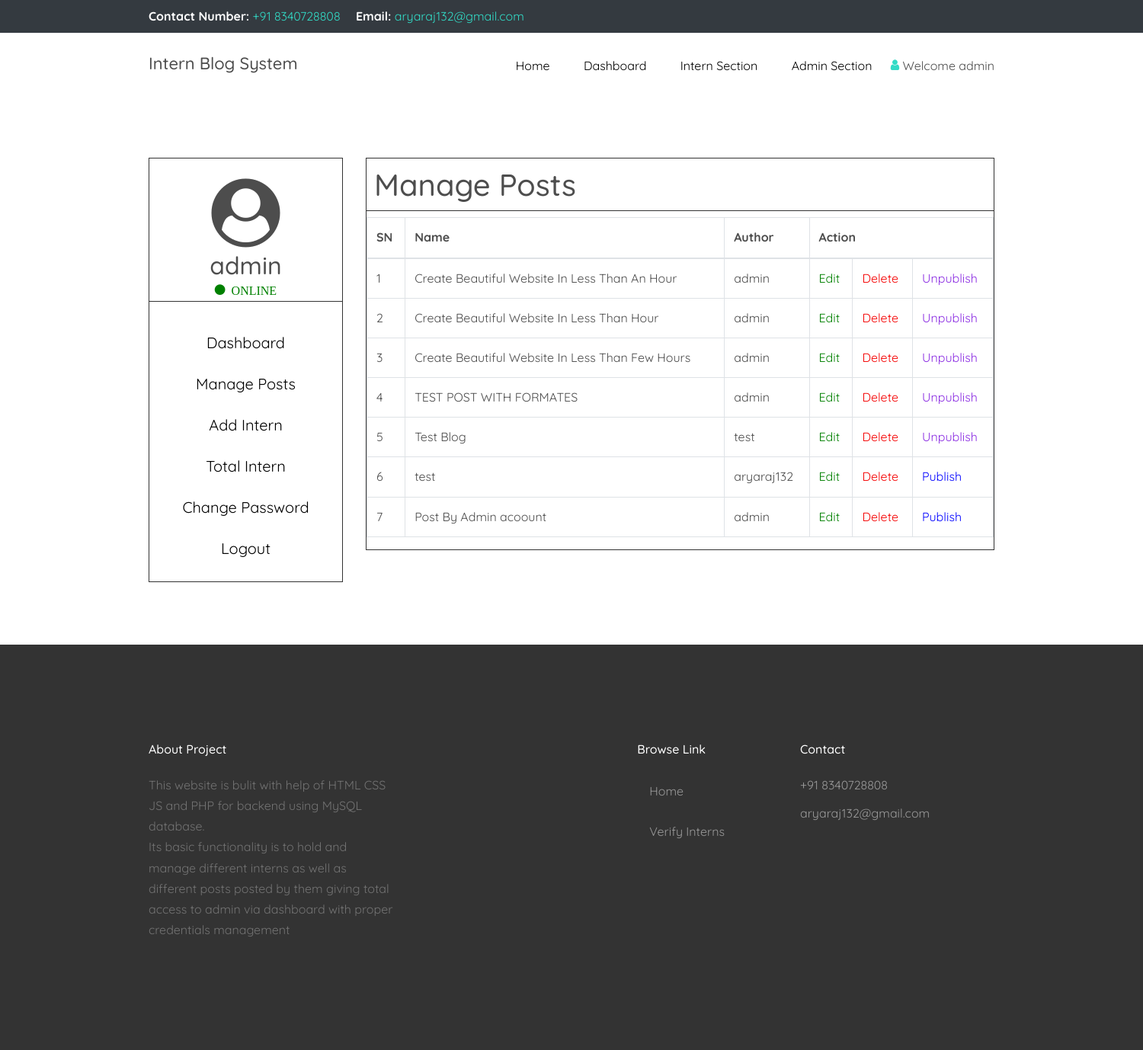
/admin/ManageBlog.php (signed in), run on the app's committed database.
### tables this page shows
CREATE TABLE `posts` (
  `id` int(11) NOT NULL,
  `user_id` varchar(255) NOT NULL,
  `title` varchar(255) NOT NULL,
  `image` varchar(255) NOT NULL,
  `body` text NOT NULL,
  `published` tinyint(4) NOT NULL,
  `created_at` datetime NOT NULL DEFAULT current_timestamp()
);

### php/controllers/posts.php (called while the page is built, shortened)
<?php
include(ROOT_PATH . '/php/database/db.php');
$table = 'posts';
$posts = selectAll($table);

### php/database/db.php (called while the page is built, shortened)
<?php
require('connect.php');
function selectAll($table, $conditions = []){
    global $conn;
    $sql = "SELECT * FROM $table";
    if(empty($conditions)){
    $stmt = $conn->prepare($sql);
    $stmt->execute();
    $records = $stmt->get_result()->fetch_all(MYSQLI_ASSOC);
    return $records;
    }
}

### admin/ManageBlog.php (the view, shortened to what this page needs)
<?php include(ROOT_PATH . "/php/controllers/posts.php"); ?>
<!DOCTYPE html>
<html lang="en">
<head>
    <link rel="stylesheet" href=" ../fonts/icomoon/style.css">
    <link rel="stylesheet" href=" ../css/bootstrap.min.css">
    <link rel="stylesheet" href=" ../css/jquery-ui.css">
    <link rel="stylesheet" href=" ../css/owl.carousel.min.css">
    <link rel="stylesheet" href=" ../css/owl.theme.default.min.css">
    <link rel="stylesheet" href=" ../css/owl.theme.default.min.css">
    <link rel="stylesheet" href="../css/jquery.fancybox.min.css">
    <link rel="stylesheet" href="../css/bootstrap-datepicker.css">
    <link rel="stylesheet" href="../fonts/flaticon/font/flaticon.css">
    <link rel="stylesheet" href="../css/aos.css">
    <link rel="stylesheet" href="../css/style.css">
    <link rel="stylesheet" href=" ../css/forms.css">
</head>
<body data-spy="scroll" data-target=".site-navbar-target" data-offset="300">
    <div class="site-wrap">
        <div class="border-bottom top-bar py-2 bg-dark" id="home-section">
            <div class="container">
                <div class="row">
                    <div class="col-md-6">
                        <p class="mb-0">
                            <span class="mr-3"><strong class="text-white">Contact Number:</strong> <a href="tel://+918340728808">+91   8340728808</a></span>
                            <span><strong class="text-white">Email:</strong> <a href="mailto://aryaraj132@gmail.com">aryaraj132@gmail.com</a></span>
                        </p>
                    </div>
                </div>
            </div>
        </div>
        <header class="site-navbar py-4 bg-white js-sticky-header site-navbar-target" role="banner">
<div class="container">
  <div class="row align-items-center">
    <div class="col-10 col-xl-2">
      <h3 style="width: 200px;font-size:22px;">Intern Blog System</h3>
    </div>
    <div class="col-12 col-md-10 d-none d-xl-block">
      <nav class="site-navigation position-relative text-right" role="navigation">
        <ul class="site-menu main-menu js-clone-nav mr-auto d-none d-lg-block">
          <li><a href="index.php" class="nav-link">Home</a></li>
          <?php if(isset($_SESSION['id'])): ?>
            <li><a href="<?php echo BASE_URL . 'admin/dashboard.php'?>" class="nav-link">Dashboard</a></li>
            <li><a href="<?php echo BASE_URL . 'intern/'?>" class="nav-link">Intern Section</a></li>
            <li><a href="<?php echo BASE_URL . 'admin/'?>" class="nav-link">Admin Section</a></li>
          <li class="has-children">
              <span class="text-primary icon-user"></span> Welcome <?php echo $_SESSION['username']; ?>
            </li>
            <?php else: ?>
            <li><a href="<?php echo BASE_URL . 'intern/login.php'?>" class="nav-link">Login</a></li>
          <?php endif; ?>
        </ul>
      </nav>
    </div>
  </div>
</div>
</header><br><br><br><br><br><br>
        <div class="container">
            <div class="row">
            <?php if($_SESSION['admin']=='1'): ?>
                <div class="col-sm-3">
                    <div class="admin">
                        <div class="icon"><span class=" icon-user-circle"></span></div>
                        <h2><?php echo $_SESSION['username']; ?></h2>
                        <div class="icon1"><span class=" icon-circle"> ONLINE</span><br></div><br>
                        <ul id="nav-list" class="list-unstyled">
                            <li><a href="dashboard.php">Dashboard</a></li>
                            <li><a href="ManageBlog.php">Manage Posts</a></li>
                            <li><a href="add_intern.php">Add Intern</a></li>
                            <li><a href="totalintern.php">Total Intern</a></li>
                            <li><a href="password.php">Change Password</a></li>
                            <li><a href="<?php echo BASE_URL . 'logout.php'?>">Logout</a></li>
                        </ul>
                    </div>
                </div>
                <div class="col-sm-9">
                    <div class="intern">
                        <h1>Manage Posts</h1>
                        <div class="box1">
                            <center>
                                <div class="manage_post">
                                <table class="table table-bordered table-condensed">
                                    <thead>
                                    <tr>
                                        <th>SN</th>
                                        <th>Name</th>
                                        <th>Author</th>
                                        <th colspan="3">Action</th>
                                    </tr>
                                    </thead>
                                    <tbody>
                            <?php foreach ($posts as $key => $post) : ?>
                                <tr>
                                    <td><?php echo $key + 1; ?></td>
                                    <td><?php echo $post['title']; ?></td>
                                    <td><?php echo $post['user_id']; ?></td>
                                    <td><a href="edit.php?id=<?php echo $post['id']; ?>" class="edit">Edit</a></td>
                                    <td><a href="edit.php?del_id=<?php echo $post['id']; ?>" class="delete">Delete</a></td>
                                    <?php if ($post['published']): ?>
                                        <td><a href="edit.php?published=0&p_id=<?php echo $post['id']; ?>" class="unpublish">Unpublish</a></td>
                                    <?php else: ?>
                                        <td><a href="edit.php?published=1&p_id=<?php echo $post['id']; ?>" class="publish">Publish</a></td>
                                    <?php endif; ?>
                                </tr>
                            <?php endforeach; ?>
                        </tbody>
                                </table>
                                </div>
                            </center>
                        </div>
                    </div>
                </div>
                <?php else: ?>
            <?php echo "You are not Authorised, Please Login Here :" ?>   <a href="login.php" class="nav-link">Login</a>
        <?php endif; ?>
            </div>
        </div>
        <br><br><br>
        <footer class="site-footer">
            <div class="container">
                <div class="row">
                    <div class="col-md-9">
                        <div class="row">
                            <div class="col-md-5">
                                <h2 class="footer-heading mb-4">About Project</h2>
                                <p>This website is bulit with help of HTML CSS JS and PHP for backend using MySQL database. <br /> Its basic functionality is to hold and manage different interns as well as different posts posted by them giving total access to admin via dashboard with proper credentials management </p>
                            </div>
                            <div class="col-md-3 ml-auto">
                                <h2 class="footer-heading mb-4">Browse Link</h2>
                                <ul class="list-unstyled">
                                    <li><a href="<?php echo BASE_URL . 'index.php'?>" class="nav-link">Home</a></li>
                                    <li><a href="<?php echo BASE_URL . 'intern/verify.php'?>" class="nav-link">Verify Interns</a></li>
                                </ul>
                            </div>
                        </div>
                    </div>
                    <div class="col-md-3">
                        <h2 class="footer-heading mb-4">Contact</h2>
                        <ul class="list-unstyled">
                            <li><a href="tel:8340728808">+91 8340728808</a></li>
                            <li><a href="mailto:aryaraj132@gmail.com">aryaraj132@gmail.com</a></li>
                        </ul>
                    </div>
                </div>
            </div>
    </div>
</body>
</html>

### css/style.css (style rules this page uses)
body { line-height: 1.7; color: #4d4d4d; font-weight: 400; font-size: 1rem; }
a { -webkit-transition: .3s all ease; -o-transition: .3s all ease; transition: .3s all ease; }
h1, h2, h3, h4, h5, .h1, .h2, .h3, .h4, .h5 { font-family: "Quicksand", -apple-system, BlinkMacSystemFont, "Segoe UI", Roboto, "Helvetica Neue", Arial, sans-serif, "Apple Color Emoji", "Segoe UI Emoji", "Segoe UI Symbol", "Noto Color Emoji"; }
.site-wrap:before { display: none; -webkit-transition: .3s all ease-in-out; -o-transition: .3s all ease-in-out; transition: .3s all ease-in-out; background: rgba(0, 0, 0, 0.6); content: ""; position: absolute; z-index: 2000; top: 0; left: 0; right: 0; bottom: 0; opacity: 0; visibility: hidden; }
.site-footer { padding: 4em 0; background: #333333; }
@media (min-width: 768px) { .site-footer { padding: 8em 0; } }
.site-footer p { color: #737373; }
.site-footer h2, .site-footer h3, .site-footer h4, .site-footer h5 { color: #fff; }
.site-footer a { color: #999999; }
.site-footer ul li { margin-bottom: 10px; }
.site-footer .footer-heading { font-size: 16px; color: #fff; }
.top-bar { border-bottom: 1px solid #e9ecef !important; }
.site-navbar { margin-bottom: 0px; z-index: 1999; position: relative; width: 100%; background: #fff; }
.site-navbar .site-navigation .site-menu { margin-bottom: 0; }
.site-navbar .site-navigation .site-menu a { text-decoration: none !important; display: inline-block; }
.site-navbar .site-navigation .site-menu > li { display: inline-block; }
.site-navbar .site-navigation .site-menu > li > a { padding: 5px 20px; color: #000; display: inline-block; text-decoration: none !important; }
.site-navbar .site-navigation .site-menu .has-children { position: relative; }
.site-mobile-menu .site-nav-wrap { padding: 0; margin: 0; list-style: none; position: relative; }
.site-mobile-menu .site-nav-wrap a { padding: 10px 20px; display: block; position: relative; color: #212529; }
.site-mobile-menu .site-nav-wrap li { position: relative; display: block; }
.site-mobile-menu .site-nav-wrap > li { display: block; position: relative; float: left; width: 100%; }
.site-mobile-menu .site-nav-wrap > li > a { padding-left: 20px; font-size: 20px; }
.sticky-wrapper .site-navbar { -webkit-transition: .3s all ease; -o-transition: .3s all ease; transition: .3s all ease; }
.icon { font-size: 90px; }
.admin, .intern { text-align: center; border-color: #333333; border-width: 1px; border-style: solid; }
.intern h1 { text-align: left; padding: 10px; border-bottom-width: 1px; border-bottom-color: #333333; border-bottom-style: solid; }
.icon1 { color: green; margin-top: -0.5em; border-bottom-width: 1px; border-bottom-color: #333333; border-bottom-style: solid; }
#nav-list li { text-align: center; padding: 10px; }
#nav-list a { color: #000; font-size: 20px; }
.admin h2 { margin-top: -1em; }

### css/forms.css (style rules this page uses)
.edit { color: green !important; }
.delete { color: rgb(245, 0, 0) !important; }
.publish { color: blue !important; }
.unpublish { color:blueviolet !important; }

### data on the page
posts: title "Create Beautiful Website In Less Than An Hour", user "admin"
posts: title "Create Beautiful Website In Less Than Hour", user "admin"
posts: title "Create Beautiful Website In Less Than Few Hours", user "admin"
posts: title "TEST POST WITH FORMATES", user "admin"
posts: title "Test Blog", user "test"
posts: title "test", user "aryaraj132"
posts: title "Post By Admin acoount", user "admin"

### other printed values
$_SESSION['username'] "admin"
